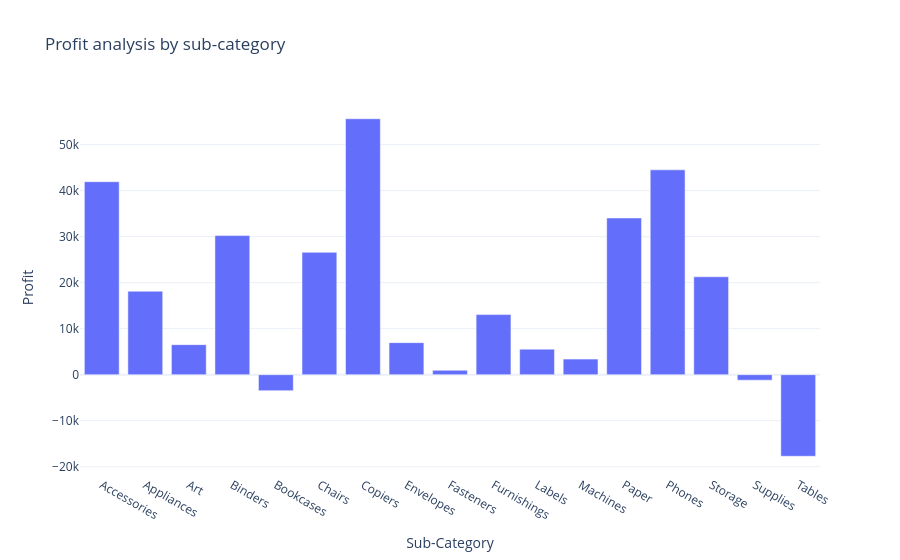

This figure's notebook cell:
### Code cell
figure=px.bar(profit_by_subcategory,x="Sub-Category",
              y="Profit",
              title="Profit analysis by sub-category")
figure.show()

### Figure 1 — Plotly figure (JSON) as saved in the notebook; plotly's stock layout.template omitted (floating-point values rounded to 4 significant figures)
{"data": [{"hovertemplate": "Sub-Category=%{x}<br>Profit=%{y}<extra></extra>", "legendgroup": "", "marker": {"color": "#636efa", "pattern": {"shape": ""}}, "name": "", "orientation": "v", "showlegend": false, "textposition": "auto", "type": "bar", "x": ["Accessories", "Appliances", "Art", "Binders", "Bookcases", "Chairs", "Copiers", "Envelopes", "Fasteners", "Furnishings", "Labels", "Machines", "Paper", "Phones", "Storage", "Supplies", "Tables"], "xaxis": "x", "y": [41940.0, 18140.0, 6528.0, 30220.0, -3473.0, 26590.0, 55620.0, 6964.0, 949.5, 13060.0, 5546.0, 3385.0, 34050.0, 44520.0, 21280.0, -1189.0, -17730.0], "yaxis": "y"}], "layout": {"barmode": "relative", "legend": {"tracegroupgap": 0}, "title": {"text": "Profit analysis by sub-category"}, "xaxis": {"anchor": "y", "domain": [0, 1], "title": {"text": "Sub-Category"}}, "yaxis": {"anchor": "x", "domain": [0, 1], "title": {"text": "Profit"}}}}
